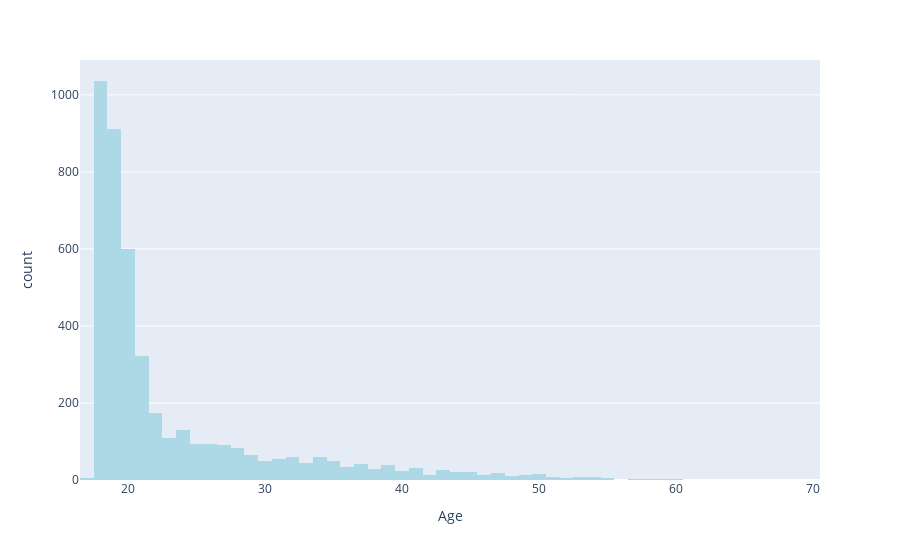

Write notebook code for a chart like this one.
### Code cell
import plotly.express as px

px.histogram(df['Age'], x='Age',color_discrete_sequence=['lightblue'])

### Figure 1 — Plotly figure (JSON) as saved in the notebook; plotly's stock layout.template omitted (floating-point values rounded to 4 significant figures; data arrays with more than 128 entries replaced by an {"elided": "..."} marker saying what was removed)
{"data": [{"bingroup": "x", "hovertemplate": "Age=%{x}<br>count=%{y}<extra></extra>", "legendgroup": "", "marker": {"color": "lightblue", "pattern": {"shape": ""}}, "name": "", "orientation": "v", "showlegend": false, "type": "histogram", "x": {"elided": "4424 int values"}, "xaxis": "x", "yaxis": "y"}], "layout": {"barmode": "relative", "legend": {"tracegroupgap": 0}, "margin": {"t": 60}, "xaxis": {"anchor": "y", "domain": [0, 1], "title": {"text": "Age"}}, "yaxis": {"anchor": "x", "domain": [0, 1], "title": {"text": "count"}}}}
